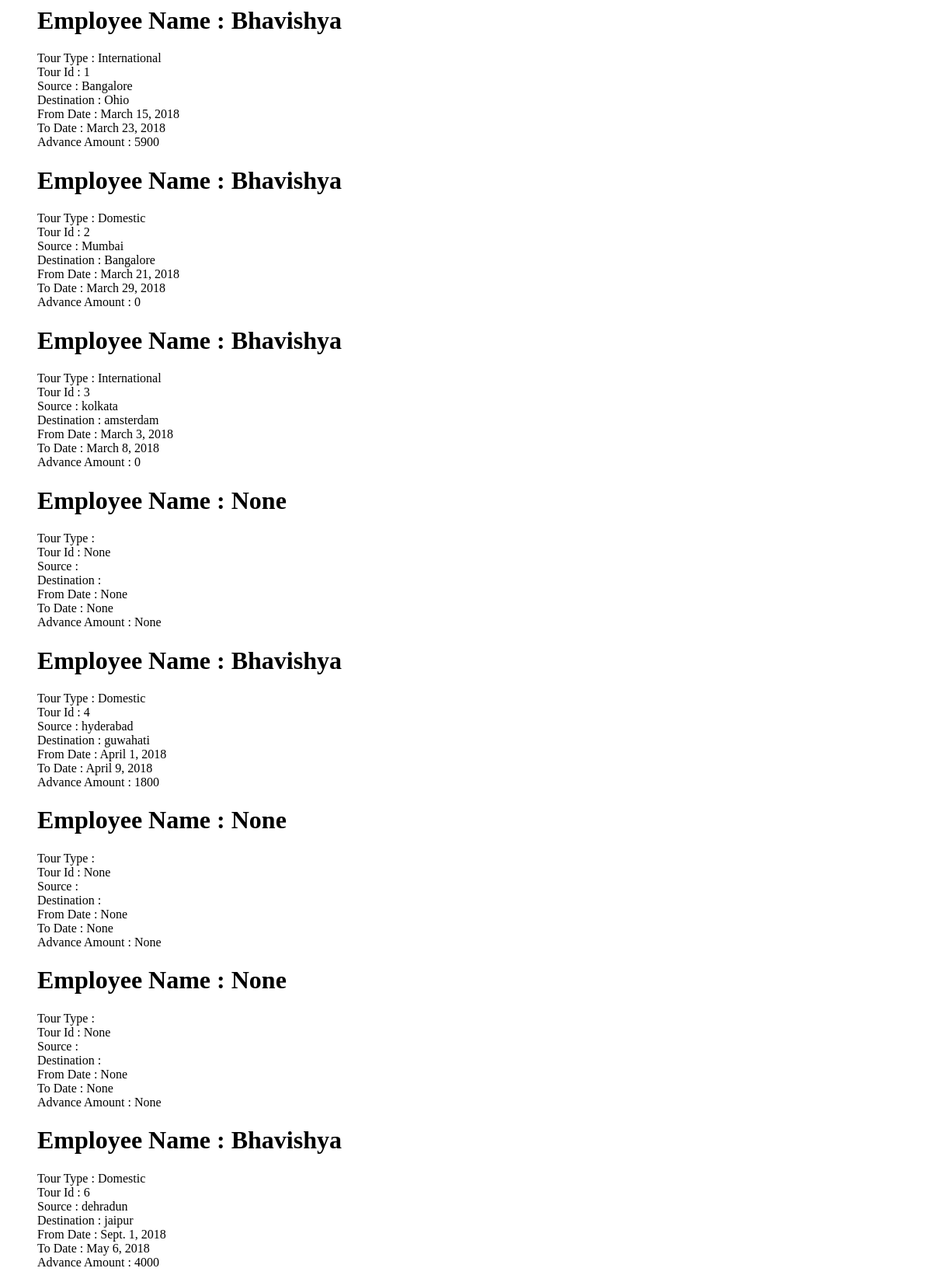
/employee/viewtravelform/, run on an earlier commit of the app's database.
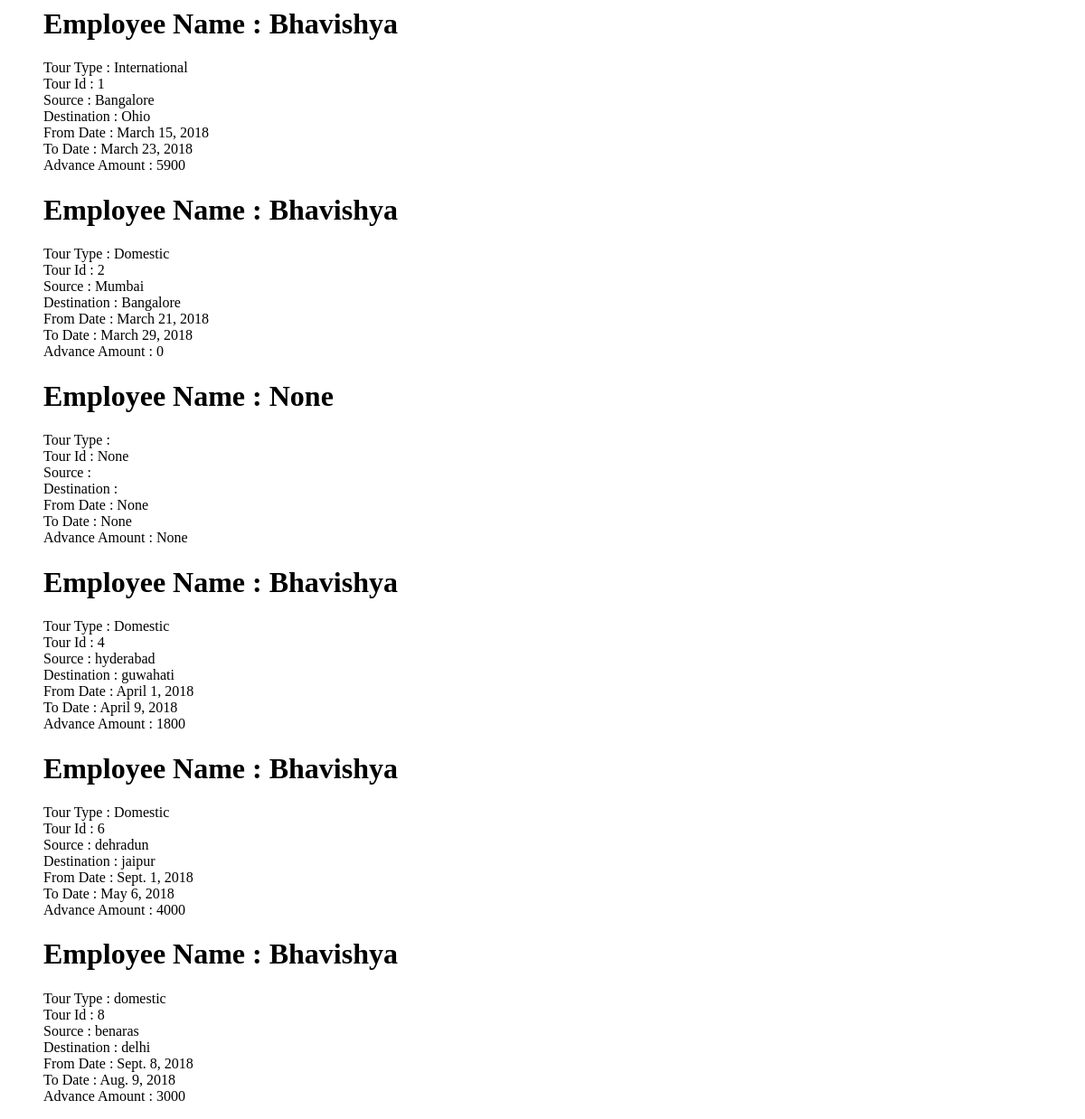
And on a later commit of the database.
### employee/models.py (models this page shows)
class TravelDetails(models.Model):
	employee = models.ForeignKey(Employee, on_delete=models.CASCADE,null=True)
	tour_type = models.CharField(max_length = 50)
	tour_id = models.IntegerField(null=True)
	source = models.CharField(max_length = 50)
	destination = models.CharField(max_length = 50)
	from_date = models.DateField(null=True)
	to_date = models.DateField(null=True)
	advance_amount = models.IntegerField(blank=True, null=True)
	approval = models.CharField(max_length=20,null=True,default='None')

class Employee(models.Model):
	name=models.CharField(max_length = 50)
	designation=models.CharField(max_length = 50)
	phone_no=models.IntegerField(null=True)
	email_id=models.CharField(max_length = 50)
	def __str__(self):
		return self.name

### employee/views.py (the view)
# urls.py: path('viewtravelform/', views.viewtravelform, name= 'viewtravelform'),
def viewtravelform(request):
	try:
		tr_dets_all = TravelDetails.objects.all()
	except TravelDetails.DoesNotExist:
		raise Http404("Travel Details Do Not Exist")
	context = {
	    'tr_dets_all':tr_dets_all
	}
	return render(request, 'employee/view_tr.html', context)

### templates/employee/view_tr.html
<ul>
	{% for tr_det in tr_dets_all %}
	<h1>Employee Name : {{tr_det.employee}}</h1>
	Tour Type : {{tr_det.tour_type}}
	<br>Tour Id : {{tr_det.tour_id}}
	<br>Source : {{tr_det.source}}
	<br>Destination : {{tr_det.destination}}
	<br>From Date : {{tr_det.from_date}}
	<br>To Date : {{tr_det.to_date}}
	<br>Advance Amount : {{tr_det.advance_amount}}
	{% endfor %}
</ul>

What changed in the data, as far as the page shows it:
removed TravelDetails: employee "Bhavishya", tour_type "International", tour_id "3", source "kolkata", destination "amsterdam", from_date "March 3, 2018", to_date "March 8, 2018", advance_amount "0"
removed TravelDetails: employee "None", tour_id "None", from_date "None", to_date "None", advance_amount "None"
removed TravelDetails: employee "None", tour_id "None", from_date "None", to_date "None", advance_amount "None"
added TravelDetails: employee "Bhavishya", tour_type "domestic", tour_id "8", source "benaras", destination "delhi", from_date "Sept. 8, 2018", to_date "Aug. 9, 2018", advance_amount "3000"
